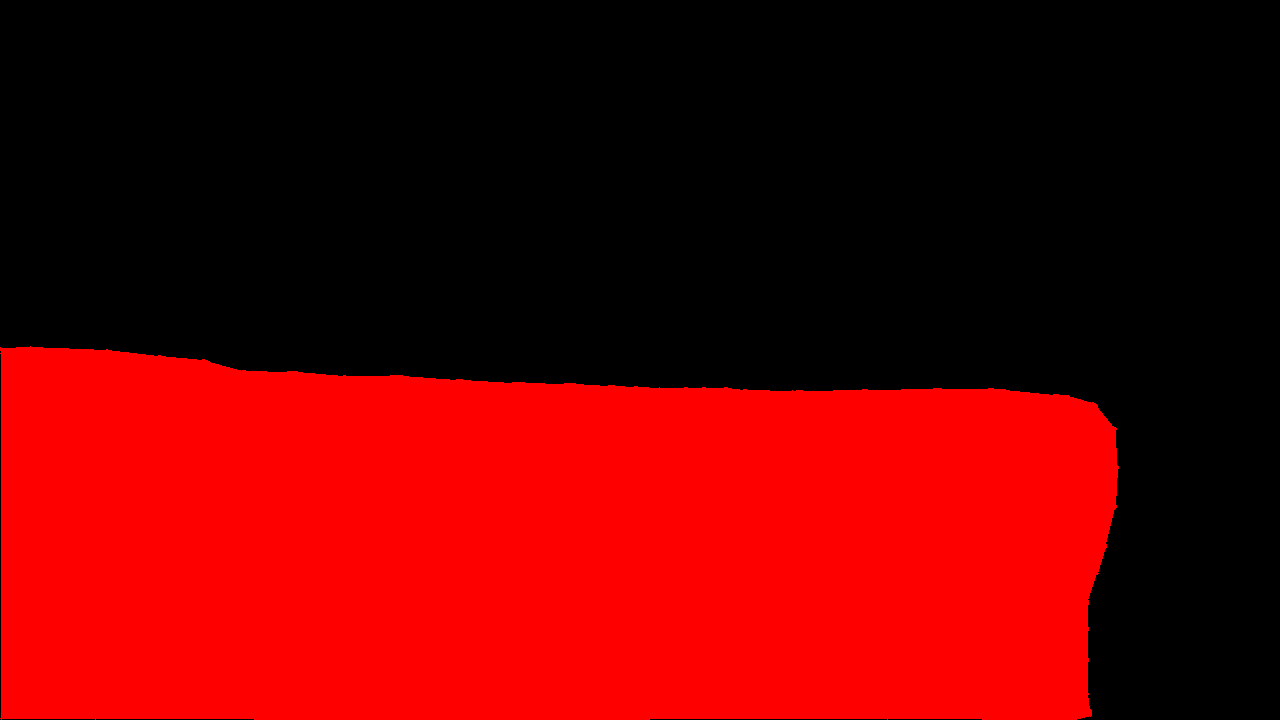
#> input picture src/mask/mask.png, 1280 x 720 px, found by its file name
$ python main.py
#> lines starting #> are read from the running program, lines starting #| are printed output that depends on the picture; after the words box and inside, x2 and y2 are one past the last pixel; in counts of white or black regions, pixels touching at a corner belong together
import cv2
import numpy as np

# Global variables
roi_corners = []  # [(x1, y1), (x2, y2)]
projection_points = []  # [(x1, y1), (x2, y2), (x3, y3), (x4, y4)]
original_image = None
mask_image = None
roi_defined = False
projection_points_defined = False

# [13 lines left out: function mouse_callback, not called in this run]

def setup_user_input(original_path, mask_path):
    global original_image, mask_image, roi_defined, projection_points_defined
    original_image = cv2.imread(original_path)
    mask_image = cv2.imread(mask_path, 0)
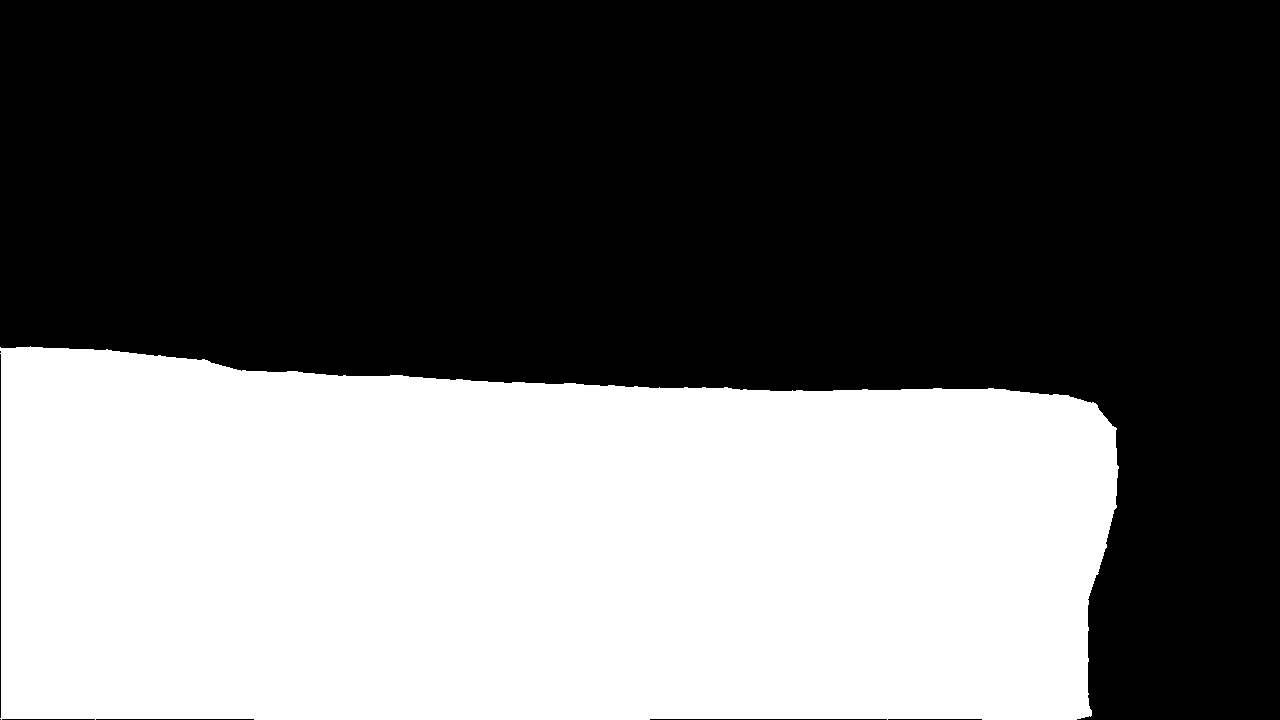
#> mask_image: shape (720, 1280); values 0 (black) and 76 (white), 40.7% white; 1 white region, box (x1, y1, x2, y2) and area: (0, 346, 1119, 720) 375407

    # Resize original image to match the mask image size
#> (the run stopped early here; a loop or call above may not have finished)
